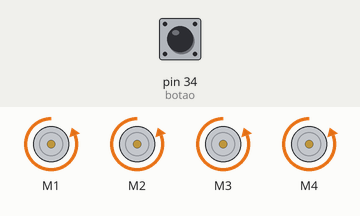
A sketch run on a simulated Arduino Mega 2560, built with avr-gcc and run on an emulated ATmega2560. Parts: 4 × DC motor (green arrow = forward, orange = backward, longer = faster). The inputs (shaded band) are chosen by the test bench; at power-on: pin 34 (botao) LOW. What the sketch prints to the serial monitor is not drawn.

Above: at 0.1 s.
Timing chart, 0 to 1.6 s (numbered marks = the images above):
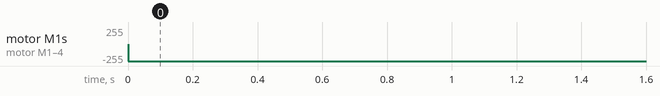

The sketch:

CaboDeGuerra.ino
```cpp
// --- Inclui a biblioteca da motor shield ---
#include <AFMotor.h>

// Seleção dos Motores
AF_DCMotor motor1(1); //Seleção do Motor 1 - direito
AF_DCMotor motor2(2); //Seleção do Motor 2 - esquerdo
AF_DCMotor motor3(3); //Seleção do Motor 1 - direito
AF_DCMotor motor4(4); //Seleção do Motor 2 - esquerdo

// Controle de Velocidade dos motores
#define pinMotor1PWM 11 //CONTROLA A VELOCIDADE DO MOTOR 1
#define pinMotor2PWM 3  //CONTROLA A VELOCIDADE DO MOTOR 2
#define pinMotor3PWM 6 //CONTROLA A VELOCIDADE DO MOTOR 1
#define pinMotor4PWM 5  //CONTROLA A VELOCIDADE DO MOTOR 2

//*Standard PWM DC control*

// pino para o botao de start
int botao = 34;

int vel = 255;


void setup(){

  Serial.begin(9600);
  Serial.println("Começando...");

    //pinMode(3,  OUTPUT);
    //pinMode(5,  OUTPUT);
    //pinMode(6,  OUTPUT);
    //inMode(11,  OUTPUT);

  pinMode(botao, INPUT);

  motor1.setSpeed(vel);
  motor2.setSpeed(vel);
  motor3.setSpeed(vel);
  motor4.setSpeed(vel);

  while(digitalRead(botao)) {}
}

void loop(){
   motor1.run(BACKWARD);
   motor2.run(BACKWARD);
   motor3.run(BACKWARD);
   motor4.run(BACKWARD);

}
```

Measured:
- by itself, motor M1–4: stopped → backward 255/255 at 0.00 s
